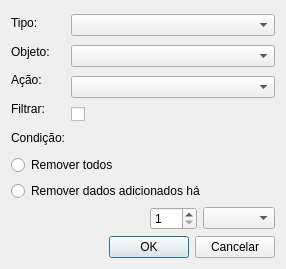
<?xml version="1.0" encoding="UTF-8"?>
<ui version="4.0">
 <class>ArchivingItemsListDialogForm</class>
 <widget class="QDialog" name="ArchivingItemsListDialogForm">
  <property name="geometry">
   <rect>
    <x>0</x>
    <y>0</y>
    <width>286</width>
    <height>269</height>
   </rect>
  </property>
  <property name="windowTitle">
   <string>Itens disponíveis para arquivamento</string>
  </property>
  <layout class="QVBoxLayout" name="verticalLayout">
   <item>
    <layout class="QGridLayout">
     <item row="0" column="0">
      <layout class="QVBoxLayout">
       <item>
        <widget class="QLabel" name="label">
         <property name="text">
          <string>Tipo:</string>
         </property>
        </widget>
       </item>
       <item>
        <widget class="QLabel" name="label_2">
         <property name="text">
          <string>Objeto:</string>
         </property>
        </widget>
       </item>
       <item>
        <widget class="QLabel" name="label_3">
         <property name="text">
          <string>Ação:</string>
         </property>
        </widget>
       </item>
       <item>
        <widget class="QLabel" name="label_5">
         <property name="text">
          <string>Filtrar:</string>
         </property>
        </widget>
       </item>
       <item>
        <widget class="QLabel" name="label_4">
         <property name="text">
          <string>Condição:</string>
         </property>
        </widget>
       </item>
      </layout>
     </item>
     <item row="0" column="1">
      <layout class="QVBoxLayout">
       <item>
        <widget class="QComboBox" name="itemTypeCmb"/>
       </item>
       <item>
        <widget class="QComboBox" name="itemNameCmb"/>
       </item>
       <item>
        <widget class="QComboBox" name="actionCmb"/>
       </item>
       <item>
        <widget class="QCheckBox" name="createFilterCbx">
         <property name="toolTip">
          <string>Adicionar filtro de coleta com a data de hoje ao arquivar.</string>
         </property>
         <property name="text">
          <string/>
         </property>
        </widget>
       </item>
       <item>
        <spacer>
         <property name="orientation">
          <enum>Qt::Horizontal</enum>
         </property>
         <property name="sizeHint" stdset="0">
          <size>
           <width>40</width>
           <height>20</height>
          </size>
         </property>
        </spacer>
       </item>
      </layout>
     </item>
    </layout>
   </item>
   <item>
    <widget class="QRadioButton" name="conditionRemoveAllRdb">
     <property name="text">
      <string>Remover todos</string>
     </property>
    </widget>
   </item>
   <item>
    <widget class="QRadioButton" name="conditionRemoveByDateRdb">
     <property name="text">
      <string>Remover dados adicionados há</string>
     </property>
    </widget>
   </item>
   <item>
    <layout class="QHBoxLayout" name="horizontalLayout">
     <item>
      <spacer name="horizontalSpacer">
       <property name="orientation">
        <enum>Qt::Horizontal</enum>
       </property>
       <property name="sizeHint" stdset="0">
        <size>
         <width>40</width>
         <height>20</height>
        </size>
       </property>
      </spacer>
     </item>
     <item>
      <widget class="QSpinBox" name="conditionSpb">
       <property name="minimum">
        <number>1</number>
       </property>
       <property name="maximum">
        <number>364</number>
       </property>
      </widget>
     </item>
     <item>
      <widget class="QComboBox" name="conditionCmb"/>
     </item>
    </layout>
   </item>
   <item>
    <layout class="QHBoxLayout">
     <item>
      <spacer>
       <property name="orientation">
        <enum>Qt::Horizontal</enum>
       </property>
       <property name="sizeHint" stdset="0">
        <size>
         <width>40</width>
         <height>20</height>
        </size>
       </property>
      </spacer>
     </item>
     <item>
      <widget class="QPushButton" name="okBtn">
       <property name="text">
        <string>OK</string>
       </property>
       <property name="icon">
        <iconset resource="icons.qrc">
         <normaloff>:/global/icons/ok.png</normaloff>:/global/icons/ok.png</iconset>
       </property>
      </widget>
     </item>
     <item>
      <widget class="QPushButton" name="cancelBtn">
       <property name="text">
        <string>Cancelar</string>
       </property>
       <property name="icon">
        <iconset resource="icons.qrc">
         <normaloff>:/global/icons/cancel.png</normaloff>:/global/icons/cancel.png</iconset>
       </property>
      </widget>
     </item>
    </layout>
   </item>
  </layout>
 </widget>
 <resources>
  <include location="icons.qrc"/>
 </resources>
 <connections/>
</ui>
